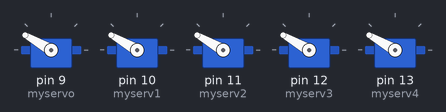
Recording of a sketch running on a simulated Arduino Uno, built with avr-gcc and run on an emulated ATmega328P. Parts: 5 × servo.

Above: at 0.05 s.
At 4.5 s:
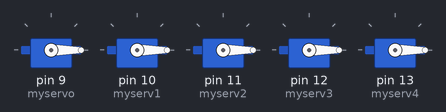
At 7.5 s:
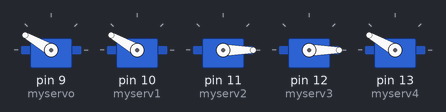
At 10.5 s:
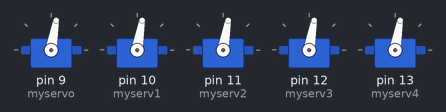
Timing chart, 0 to 13.7 s (numbered marks = the images above):
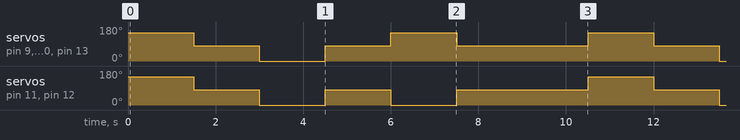

The sketch:

Arduino_Rock_Paper_Scissors.ino
```cpp
/*
Rock Paper Scissors code for moving 3d printed servo actuated hand
Witten by Zeno 11/1/23
*/

#include <Servo.h>

// create servo object to control a servo
Servo myservo;
Servo myserv1;
Servo myserv2;
Servo myserv3;
Servo myserv4;
// twelve servo objects can be created on most boards


void setup() {
  myservo.attach(9); //pinkie
  myserv1.attach(10); //ring
  myserv2.attach(11); //middle
  myserv3.attach(12); //index
  myserv4.attach(13); //thumb
}

void loop() {
  rock();
  delay(1500);
  rest();
  delay(1500);
  paper();
  delay(1500);
  rest();
  delay(1500);
  scissors();
  delay(1500);
  rest();
  delay(3000);
}

void rock(){
  Serial.println("Rock");
  myservo.write(150);
  myserv1.write(150);
  myserv2.write(150);
  myserv3.write(150);
  myserv4.write(150);
}

void paper(){
  Serial.println("Paper");
  myservo.write(0);
  myserv1.write(0);
  myserv2.write(0);
  myserv3.write(0);
  myserv4.write(0);
}

void scissors(){
  Serial.println("Scissors");
  myservo.write(150);
  myserv1.write(150);
  myserv2.write(0);
  myserv3.write(0);
  myserv4.write(150);
}

void rest(){
  Serial.println("Rest");
  myservo.write(80);
  myserv1.write(80);
  myserv2.write(80);
  myserv3.write(80);
  myserv4.write(80);
}
```

Measured:
- by itself, servo on pin 11 (myserv2), servo on pin 12 (myserv3): repeats every 10.5 s: 0° 1.5 s, 80° 1.5 s, 0° 1.5 s, 80° 3.0 s, 150° 1.5 s, 80° 1.5 s
- by itself, servo on pin 9 (myservo), servo on pin 10 (myserv1), servo on pin 13 (myserv4): repeats every 10.5 s: 0° 1.5 s, 80° 1.5 s, 150° 1.5 s, 80° 3.0 s, 150° 1.5 s, 80° 1.5 s
